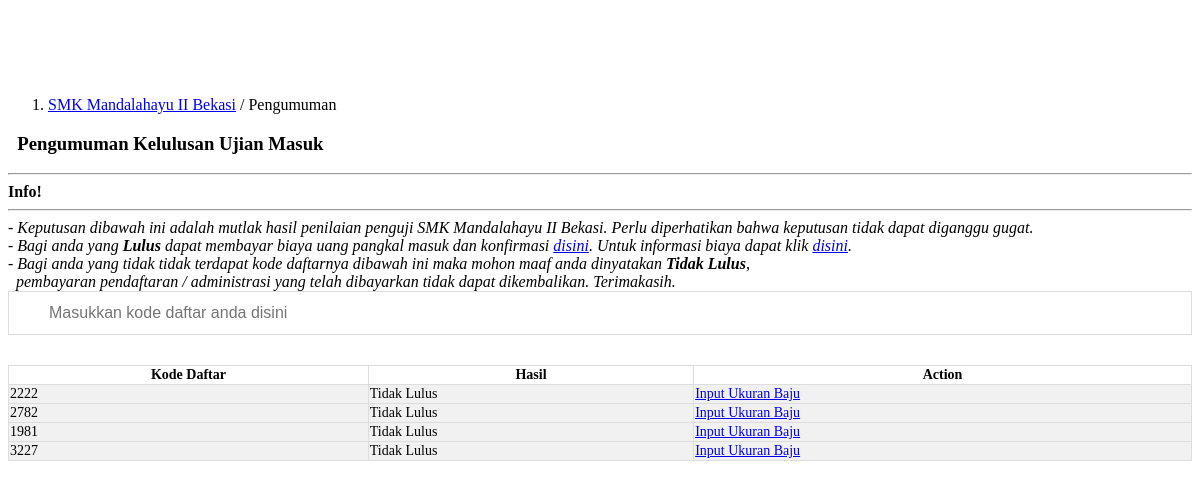
The page /pengumuman.php on the database as committed earlier.
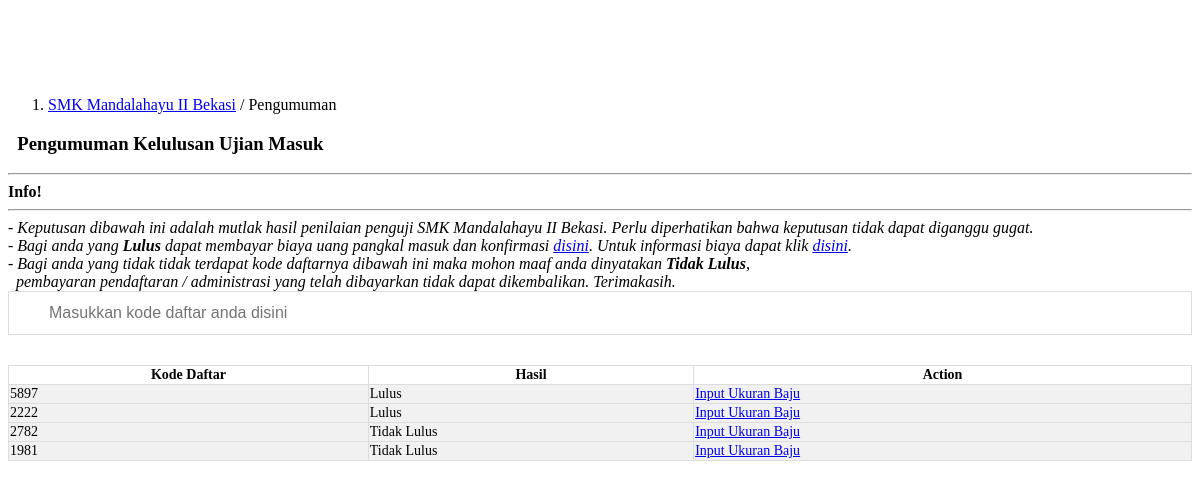
The same page on the database as committed later.
### tables this page shows
CREATE TABLE `tbl_pengumuman` (
  `id_pengumuman` int(10) NOT NULL,
  `kode_daftar` int(10) NOT NULL,
  `bahasa_indonesia` int(10) NOT NULL,
  `matematika` int(10) NOT NULL,
  `bahasa_inggris` int(10) NOT NULL,
  `kejuruan` int(10) NOT NULL,
  `buta_warna` varchar(20) NOT NULL,
  `urine` varchar(20) NOT NULL,
  `fisik` varchar(20) NOT NULL,
  `hasil` varchar(20) NOT NULL
);

### pengumuman.php (the view, shortened to what this page needs)
<div class="container">
 	<ol class="breadcrumb">
        <li class="active"><a data-toggle="tooltip" data-placement="top" title="Click me!" href="index.php">SMK Mandalahayu II Bekasi</a> / Pengumuman</li>
    </ol>
    <h3><b>&nbsp;&nbsp;Pengumuman Kelulusan </b>Ujian Masuk</h3>
    <hr>
    <div class="alert alert-danger">
	  <strong>Info!</strong><hr><i>- Keputusan dibawah ini adalah mutlak hasil penilaian penguji SMK Mandalahayu II Bekasi. Perlu diperhatikan bahwa keputusan tidak dapat diganggu gugat.<br>
        - Bagi anda yang <b>Lulus</b> dapat membayar biaya uang pangkal masuk dan konfirmasi <a data-toggle="tooltip" data-placement="top" title="Konfirmasi Pembayaran" href="index.php?content=konfirmasi-pembayaran">disini</a>. Untuk informasi biaya dapat klik <a data-toggle="tooltip" data-placement="right" title="Informasi Biaya" href="index.php?content=biaya">disini</a>.<br>
        - Bagi anda yang tidak tidak terdapat kode daftarnya dibawah ini maka mohon maaf anda dinyatakan <b>Tidak Lulus</b>, <br>&nbsp;&nbsp;pembayaran pendaftaran / administrasi yang telah dibayarkan tidak dapat dikembalikan. Terimakasih.</i>
	</div>
    <div class="form-group">
        <div class="col-sm-12">
            <div class="input-group">
                <input size="300px" type="text" id="myInput" onkeyup="myFunction()" placeholder="Masukkan kode daftar anda disini" title="Masukkan kode daftar anda">
              </div><br>
        </div>
    </div>
    <form class="form-horizontal" method="POST">
      <table border="1px" id="myTable" class="table table-striped">
        <thead>
          <tr>
            <th><center>Kode Daftar</center></th>
            <th><center>Hasil</center></th>
            <th><center>Action</center></th>
          </tr>
        </thead>
        <tbody>
          <?php
            include 'config/koneksi.php';
            $query = mysqli_query($konek, "SELECT * FROM tbl_pengumuman ORDER BY id_pengumuman DESC")or die(mysqli_error());
                    if(mysqli_num_rows($query) == 0){
                      echo '<tr><td colspan="3"><i>Belum ada pengumuman kelulusan!</i></td></tr>';
                    }
                      else
                    {
                      while($data = mysqli_fetch_array($query)){
                        echo '<tr  class="header">';
                        echo '<td>'.$data['kode_daftar'].'</td>';
                        ?>
                        <td><?php if ($data['hasil']==1) echo "Lulus"; else echo "Tidak Lulus"; ?></td>
                        <?php
                        echo '<td><a data-toggle="tooltip" data-placement="right" title="Klik disini untuk input ukuran baju" href=index.php?content=ukuran-baju&&kode_daftar='.$data['kode_daftar'].'><span class="glyphicon glyphicon-circle-arrow-right"></span> Input Ukuran Baju</a></td>';
                        echo '</tr>';
                      }
                    }
                ?>
        </tbody>
      </table>
    </form>
  </div>

Rows that differ between the two databases and show on the page:
removed tbl_pengumuman: kode_daftar "3227", hasil "Tidak Lulus"
added tbl_pengumuman: kode_daftar "5897", hasil "Lulus"
changed tbl_pengumuman (number 2 of 4 on the later page): hasil "Tidak Lulus" → "Lulus"
